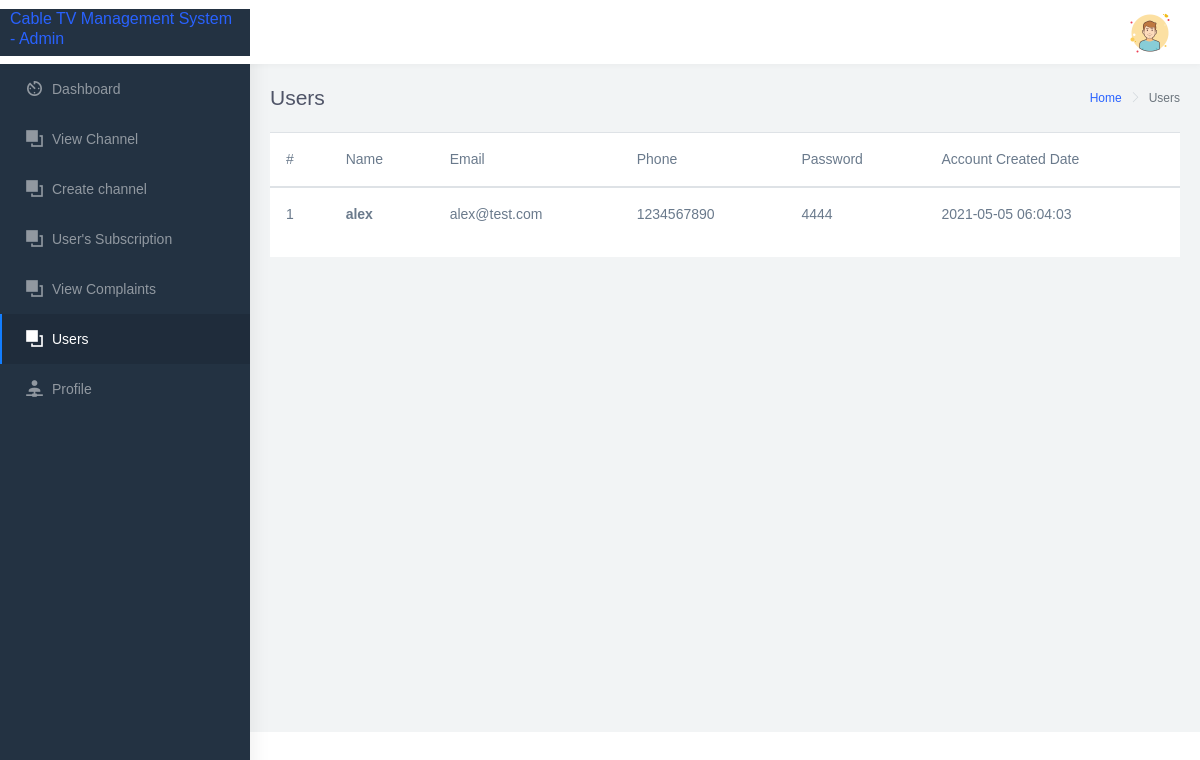
The app's page /admin/users.php (signed in) with its own data.
### tables this page shows
CREATE TABLE `users` (
  `id` int(255) NOT NULL,
  `name` varchar(255) NOT NULL,
  `email` varchar(255) NOT NULL,
  `phone` varchar(255) NOT NULL,
  `password` varchar(255) NOT NULL,
  `created_at` timestamp NOT NULL DEFAULT CURRENT_TIMESTAMP ON UPDATE CURRENT_TIMESTAMP,
  `address` varchar(225) DEFAULT NULL
);

### admin/users.php (the view)
<?php include("includes/header.php"); ?>
    <div id="main-wrapper" data-navbarbg="skin6" data-theme="light" data-layout="vertical" data-sidebartype="full" data-boxed-layout="full">
        <?php include("includes/top-nav.php"); ?>
        <?php include("includes/sidebar.php"); ?>
        <div class="page-wrapper">
            <div class="page-breadcrumb">
                <div class="row">
                    <div class="col-5 align-self-center">
                        <h4 class="page-title">Users</h4>
                    </div>
                    <div class="col-7 align-self-center">
                        <div class="d-flex align-items-center justify-content-end">
                            <nav aria-label="breadcrumb">
                                <ol class="breadcrumb">
                                    <li class="breadcrumb-item">
                                        <a href="index.php">Home</a>
                                    </li>
                                    <li class="breadcrumb-item active" aria-current="page">Users</li>
                                </ol>
                            </nav>
                        </div>
                    </div>
                </div>
            </div>
            <div class="container-fluid">
                <div class="row">
                    <div class="col-md-12">
                        <div class="card">
                            <div class="table-responsive">
                                <table class="table">
                                    <thead>
                                        <th>#</th>
                                        <th>Name</th>
                                        <th>Email</th>
                                        <th>Phone</th>
                                        <th>Password</th>
                                        <th>Account Created Date</th>
                                    </thead>
                                    <tbody>
                                        <?php
$users = mysqli_query($connection, "SELECT * FROM users");
                                            $inc = 1;
                                            if (mysqli_num_rows($users) > 0) {
                                                while ($booking = mysqli_fetch_array($users)) {
                                                    ?>
                                                    <tr>
                                                        <td><?php echo $inc; ?></td>
                                                        <td>
                                                        	<strong><?php echo $booking['name']; ?></strong>
                                                        </td>
                                                        <td><?php echo $booking['email'] ?></td>
                                                        <td><?php echo $booking['phone'] ?></td>
                                                        <td><?php echo $booking['password'] ?></td>
                                                        <td><?php echo $booking['created_at'] ?></td>
                                                    </tr>
                                                    <?php
                                                    $inc++;
                                                }
                                            } else {
                                                echo "<tr class='text-center'><td colspan='6'>No Data Found!</td></tr>";
                                            }
                                        ?>
                                    </tbody>
                                </table>
                            </div>
                        </div>
                    </div>
                </div>
            </div>
        </div>
    </div>
<?php include("includes/footer.php"); ?>

### records on screen
users: name "alex", email "alex@test.com", phone "1234567890", password "4444", created_at "2021-05-05 06:04:03"
